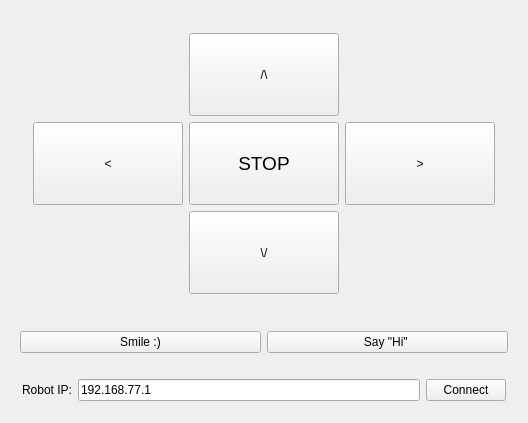
<?xml version="1.0" encoding="UTF-8"?>
<ui version="4.0">
 <class>GamepadForm</class>
 <widget class="QWidget" name="GamepadForm">
  <property name="geometry">
   <rect>
    <x>0</x>
    <y>0</y>
    <width>528</width>
    <height>423</height>
   </rect>
  </property>
  <property name="windowTitle">
   <string>TRIK Control</string>
  </property>
  <layout class="QVBoxLayout" name="verticalLayout">
   <item>
    <widget class="QWidget" name="padsWidget" native="true">
     <layout class="QHBoxLayout" name="horizontalLayout_2">
      <item>
       <widget class="QWidget" name="widget" native="true">
        <layout class="QGridLayout" name="gridLayout_2">
         <item row="2" column="1">
          <widget class="QPushButton" name="buttonPadDown">
           <property name="sizePolicy">
            <sizepolicy hsizetype="Minimum" vsizetype="Expanding">
             <horstretch>0</horstretch>
             <verstretch>0</verstretch>
            </sizepolicy>
           </property>
           <property name="text">
            <string>\/</string>
           </property>
          </widget>
         </item>
         <item row="1" column="0">
          <widget class="QPushButton" name="buttonPadLeft">
           <property name="sizePolicy">
            <sizepolicy hsizetype="Minimum" vsizetype="Expanding">
             <horstretch>0</horstretch>
             <verstretch>0</verstretch>
            </sizepolicy>
           </property>
           <property name="text">
            <string>&lt;</string>
           </property>
          </widget>
         </item>
         <item row="1" column="2">
          <widget class="QPushButton" name="buttonPadRight">
           <property name="sizePolicy">
            <sizepolicy hsizetype="Minimum" vsizetype="Expanding">
             <horstretch>0</horstretch>
             <verstretch>0</verstretch>
            </sizepolicy>
           </property>
           <property name="text">
            <string>&gt;</string>
           </property>
          </widget>
         </item>
         <item row="0" column="1">
          <widget class="QPushButton" name="buttonPadUp">
           <property name="sizePolicy">
            <sizepolicy hsizetype="Minimum" vsizetype="Expanding">
             <horstretch>0</horstretch>
             <verstretch>0</verstretch>
            </sizepolicy>
           </property>
           <property name="text">
            <string>/\</string>
           </property>
          </widget>
         </item>
         <item row="1" column="1">
          <widget class="QPushButton" name="buttonStop">
           <property name="sizePolicy">
            <sizepolicy hsizetype="Minimum" vsizetype="Expanding">
             <horstretch>0</horstretch>
             <verstretch>0</verstretch>
            </sizepolicy>
           </property>
           <property name="font">
            <font>
             <pointsize>14</pointsize>
            </font>
           </property>
           <property name="text">
            <string>STOP</string>
           </property>
          </widget>
         </item>
        </layout>
       </widget>
      </item>
     </layout>
    </widget>
   </item>
   <item>
    <widget class="QWidget" name="buttonLayout" native="true">
     <layout class="QHBoxLayout" name="buttonsLayout" stretch="0,0">
      <property name="leftMargin">
       <number>9</number>
      </property>
      <property name="topMargin">
       <number>9</number>
      </property>
      <property name="rightMargin">
       <number>9</number>
      </property>
      <property name="bottomMargin">
       <number>9</number>
      </property>
      <item>
       <widget class="QPushButton" name="buttonSmile">
        <property name="text">
         <string>Smile :)</string>
        </property>
       </widget>
      </item>
      <item>
       <widget class="QPushButton" name="buttonSayHi">
        <property name="text">
         <string>Say &quot;Hi&quot; </string>
        </property>
       </widget>
      </item>
     </layout>
    </widget>
   </item>
   <item>
    <widget class="QWidget" name="widget_5" native="true">
     <layout class="QHBoxLayout" name="horizontalLayout_3">
      <item>
       <widget class="QLabel" name="robotIpLabel">
        <property name="text">
         <string>Robot IP:</string>
        </property>
       </widget>
      </item>
      <item>
       <widget class="QLineEdit" name="robotIpLineEdit">
        <property name="text">
         <string>192.168.77.1</string>
        </property>
       </widget>
      </item>
      <item>
       <widget class="QPushButton" name="connectButton">
        <property name="text">
         <string>Connect</string>
        </property>
       </widget>
      </item>
     </layout>
    </widget>
   </item>
  </layout>
 </widget>
 <layoutdefault spacing="6" margin="11"/>
 <resources/>
 <connections/>
</ui>
